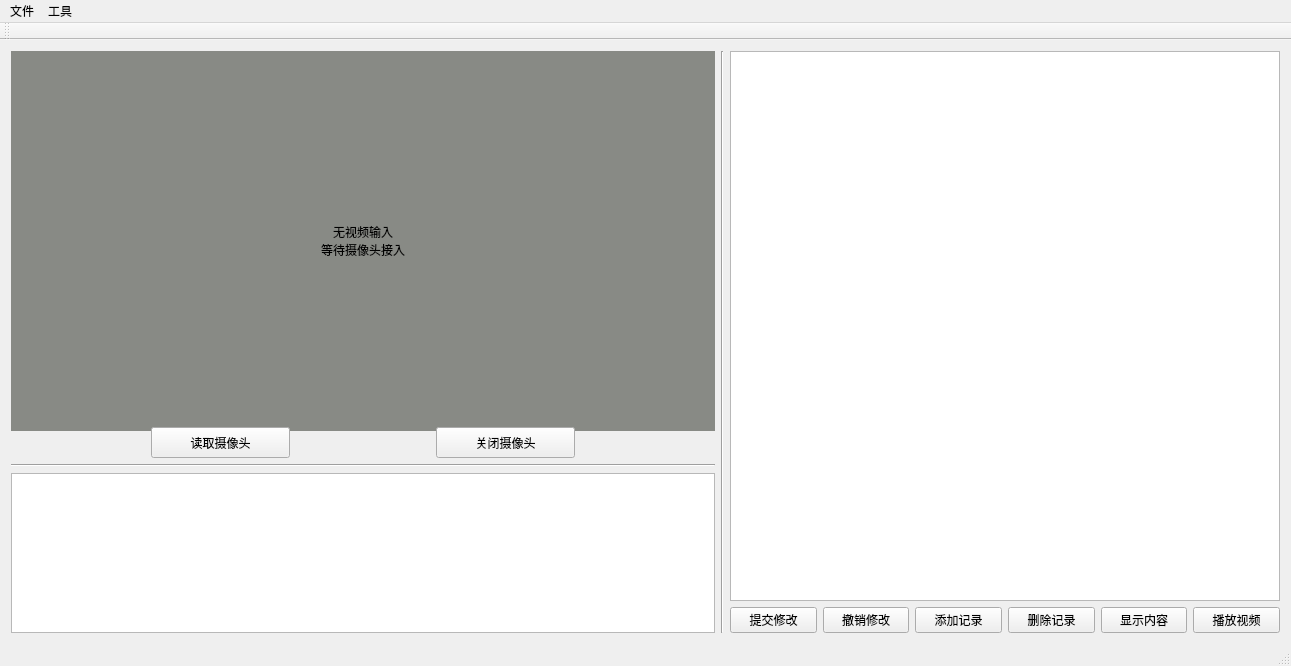
<?xml version="1.0" encoding="UTF-8"?>
<ui version="4.0">
 <class>MulPlayer</class>
 <widget class="QMainWindow" name="MulPlayer">
  <property name="geometry">
   <rect>
    <x>0</x>
    <y>0</y>
    <width>1291</width>
    <height>666</height>
   </rect>
  </property>
  <property name="sizePolicy">
   <sizepolicy hsizetype="Fixed" vsizetype="Fixed">
    <horstretch>0</horstretch>
    <verstretch>0</verstretch>
   </sizepolicy>
  </property>
  <property name="minimumSize">
   <size>
    <width>1291</width>
    <height>666</height>
   </size>
  </property>
  <property name="windowTitle">
   <string>MulPlayer</string>
  </property>
  <widget class="QWidget" name="centralWidget">
   <layout class="QGridLayout" name="gridLayout">
    <item row="0" column="0">
     <layout class="QVBoxLayout" name="verticalLayout_2">
      <item>
       <layout class="QHBoxLayout" name="horizontalLayout_3">
        <item>
         <widget class="QLabel" name="label">
          <property name="sizePolicy">
           <sizepolicy hsizetype="Preferred" vsizetype="Preferred">
            <horstretch>0</horstretch>
            <verstretch>0</verstretch>
           </sizepolicy>
          </property>
          <property name="minimumSize">
           <size>
            <width>600</width>
            <height>380</height>
           </size>
          </property>
          <property name="styleSheet">
           <string notr="true">background-color: rgb(136, 138, 133);</string>
          </property>
          <property name="text">
           <string>无视频输入
等待摄像头接入</string>
          </property>
          <property name="textFormat">
           <enum>Qt::PlainText</enum>
          </property>
          <property name="alignment">
           <set>Qt::AlignCenter</set>
          </property>
         </widget>
        </item>
       </layout>
      </item>
     </layout>
    </item>
    <item row="0" column="1" rowspan="4">
     <widget class="Line" name="line_2">
      <property name="sizePolicy">
       <sizepolicy hsizetype="Fixed" vsizetype="Preferred">
        <horstretch>0</horstretch>
        <verstretch>0</verstretch>
       </sizepolicy>
      </property>
      <property name="orientation">
       <enum>Qt::Vertical</enum>
      </property>
     </widget>
    </item>
    <item row="0" column="2" rowspan="4">
     <layout class="QVBoxLayout" name="verticalLayout">
      <item>
       <widget class="QTableView" name="tableView">
        <property name="sizePolicy">
         <sizepolicy hsizetype="Expanding" vsizetype="Expanding">
          <horstretch>0</horstretch>
          <verstretch>0</verstretch>
         </sizepolicy>
        </property>
        <property name="minimumSize">
         <size>
          <width>0</width>
          <height>500</height>
         </size>
        </property>
        <property name="maximumSize">
         <size>
          <width>550</width>
          <height>16777215</height>
         </size>
        </property>
       </widget>
      </item>
      <item>
       <layout class="QHBoxLayout" name="horizontalLayout">
        <item>
         <widget class="QPushButton" name="btn_submit">
          <property name="text">
           <string>提交修改</string>
          </property>
         </widget>
        </item>
        <item>
         <widget class="QPushButton" name="btn_revert">
          <property name="text">
           <string>撤销修改</string>
          </property>
         </widget>
        </item>
        <item>
         <widget class="QPushButton" name="btn_add">
          <property name="text">
           <string>添加记录</string>
          </property>
         </widget>
        </item>
        <item>
         <widget class="QPushButton" name="btn_deletedelete">
          <property name="text">
           <string>删除记录</string>
          </property>
         </widget>
        </item>
        <item>
         <widget class="QPushButton" name="pushButton">
          <property name="text">
           <string>显示内容</string>
          </property>
         </widget>
        </item>
        <item>
         <widget class="QPushButton" name="pushButton_playvideo">
          <property name="text">
           <string>播放视频</string>
          </property>
         </widget>
        </item>
       </layout>
      </item>
     </layout>
    </item>
    <item row="1" column="0">
     <layout class="QHBoxLayout" name="horizontalLayout_2" stretch="1,1,1,1,1">
      <item>
       <spacer name="horizontalSpacer_2">
        <property name="orientation">
         <enum>Qt::Horizontal</enum>
        </property>
        <property name="sizeHint" stdset="0">
         <size>
          <width>40</width>
          <height>20</height>
         </size>
        </property>
       </spacer>
      </item>
      <item>
       <widget class="QPushButton" name="btn_readcam">
        <property name="minimumSize">
         <size>
          <width>0</width>
          <height>31</height>
         </size>
        </property>
        <property name="maximumSize">
         <size>
          <width>16777215</width>
          <height>30</height>
         </size>
        </property>
        <property name="text">
         <string>读取摄像头</string>
        </property>
       </widget>
      </item>
      <item>
       <spacer name="horizontalSpacer_4">
        <property name="orientation">
         <enum>Qt::Horizontal</enum>
        </property>
        <property name="sizeHint" stdset="0">
         <size>
          <width>40</width>
          <height>20</height>
         </size>
        </property>
       </spacer>
      </item>
      <item>
       <widget class="QPushButton" name="btn_closecam">
        <property name="minimumSize">
         <size>
          <width>0</width>
          <height>31</height>
         </size>
        </property>
        <property name="sizeIncrement">
         <size>
          <width>0</width>
          <height>0</height>
         </size>
        </property>
        <property name="text">
         <string>关闭摄像头</string>
        </property>
       </widget>
      </item>
      <item>
       <spacer name="horizontalSpacer_3">
        <property name="orientation">
         <enum>Qt::Horizontal</enum>
        </property>
        <property name="sizeHint" stdset="0">
         <size>
          <width>40</width>
          <height>20</height>
         </size>
        </property>
       </spacer>
      </item>
     </layout>
    </item>
    <item row="2" column="0">
     <widget class="Line" name="line">
      <property name="sizePolicy">
       <sizepolicy hsizetype="Preferred" vsizetype="Fixed">
        <horstretch>0</horstretch>
        <verstretch>0</verstretch>
       </sizepolicy>
      </property>
      <property name="orientation">
       <enum>Qt::Horizontal</enum>
      </property>
     </widget>
    </item>
    <item row="3" column="0">
     <widget class="QTextEdit" name="textEdit">
      <property name="sizePolicy">
       <sizepolicy hsizetype="Preferred" vsizetype="Fixed">
        <horstretch>0</horstretch>
        <verstretch>0</verstretch>
       </sizepolicy>
      </property>
      <property name="maximumSize">
       <size>
        <width>16777215</width>
        <height>160</height>
       </size>
      </property>
      <property name="sizeIncrement">
       <size>
        <width>600</width>
        <height>0</height>
       </size>
      </property>
      <property name="baseSize">
       <size>
        <width>600</width>
        <height>200</height>
       </size>
      </property>
     </widget>
    </item>
   </layout>
  </widget>
  <widget class="QMenuBar" name="menuBar">
   <property name="geometry">
    <rect>
     <x>0</x>
     <y>0</y>
     <width>1291</width>
     <height>28</height>
    </rect>
   </property>
   <widget class="QMenu" name="menu">
    <property name="title">
     <string>文件</string>
    </property>
    <addaction name="action"/>
   </widget>
   <widget class="QMenu" name="menu_2">
    <property name="title">
     <string>工具</string>
    </property>
    <addaction name="action_2"/>
    <addaction name="action_3"/>
   </widget>
   <addaction name="menu"/>
   <addaction name="menu_2"/>
  </widget>
  <widget class="QToolBar" name="mainToolBar">
   <attribute name="toolBarArea">
    <enum>TopToolBarArea</enum>
   </attribute>
   <attribute name="toolBarBreak">
    <bool>false</bool>
   </attribute>
  </widget>
  <widget class="QStatusBar" name="statusBar"/>
  <action name="action">
   <property name="text">
    <string>空</string>
   </property>
  </action>
  <action name="action_2">
   <property name="text">
    <string>行驶曲线</string>
   </property>
  </action>
  <action name="action_3">
   <property name="text">
    <string>调参</string>
   </property>
  </action>
 </widget>
 <layoutdefault spacing="6" margin="11"/>
 <resources/>
 <connections/>
</ui>
